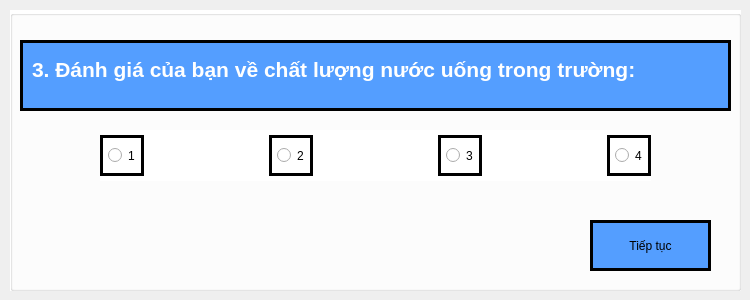
   <widget class="QWidget" name="page_3">
    <widget class="QGroupBox" name="groupBox_4">
     <property name="geometry">
      <rect>
       <x>10</x>
       <y>10</y>
       <width>731</width>
       <height>281</height>
      </rect>
     </property>
     <property name="styleSheet">
      <string notr="true">background-color: #ffffff;</string>
     </property>
     <property name="title">
      <string/>
     </property>
     <widget class="QTextBrowser" name="textBrowser_7">
      <property name="geometry">
       <rect>
        <x>10</x>
        <y>30</y>
        <width>711</width>
        <height>71</height>
       </rect>
      </property>
      <property name="styleSheet">
       <string notr="true">background-color: #549eff;
padding: 10px 5px;
border: 3px solid black;</string>
      </property>
      <property name="html">
       <string>&lt;!DOCTYPE HTML PUBLIC &quot;-//W3C//DTD HTML 4.0//EN&quot; &quot;http://www.w3.org/TR/REC-html40/strict.dtd&quot;&gt;
&lt;html&gt;&lt;head&gt;&lt;meta name=&quot;qrichtext&quot; content=&quot;1&quot; /&gt;&lt;style type=&quot;text/css&quot;&gt;
p, li { white-space: pre-wrap; }
&lt;/style&gt;&lt;/head&gt;&lt;body style=&quot; font-family:'PibotoLt'; font-size:8pt; font-weight:400; font-style:normal;&quot;&gt;
&lt;p style=&quot; margin-top:0px; margin-bottom:0px; margin-left:0px; margin-right:0px; -qt-block-indent:0; text-indent:0px;&quot;&gt;&lt;span style=&quot; font-size:16pt; font-weight:600; color:#ffffff;&quot;&gt;3. Đánh giá của bạn về chất lượng nước uống trong trường:&lt;/span&gt;&lt;/p&gt;&lt;/body&gt;&lt;/html&gt;</string>
      </property>
     </widget>
     <widget class="QPushButton" name="home">
      <property name="geometry">
       <rect>
        <x>580</x>
        <y>210</y>
        <width>121</width>
        <height>51</height>
       </rect>
      </property>
      <property name="styleSheet">
       <string notr="true">background-color: #549eff;
font: 75 italic 12pt &quot;Sans&quot;;
padding: 10px 5px;
border: 3px solid black;

</string>
      </property>
      <property name="text">
       <string>Tiếp tục</string>
      </property>
     </widget>
     <widget class="QWidget" name="layoutWidget_3">
      <property name="geometry">
       <rect>
        <x>90</x>
        <y>120</y>
        <width>551</width>
        <height>51</height>
       </rect>
      </property>
      <layout class="QHBoxLayout" name="horizontalLayout_3">
       <item>
        <widget class="QRadioButton" name="ra3_1">
         <property name="styleSheet">
          <string notr="true">font: 75 italic 12pt &quot;Sans&quot;;
padding: 10px 5px;
border: 3px solid black;
</string>
         </property>
         <property name="text">
          <string>1</string>
         </property>
        </widget>
       </item>
       <item>
        <spacer name="horizontalSpacer_7">
         <property name="orientation">
          <enum>Qt::Horizontal</enum>
         </property>
         <property name="sizeHint" stdset="0">
          <size>
           <width>40</width>
           <height>20</height>
          </size>
         </property>
        </spacer>
       </item>
       <item>
        <widget class="QRadioButton" name="ra3_2">
         <property name="styleSheet">
          <string notr="true">font: 75 italic 12pt &quot;Sans&quot;;
padding: 10px 5px;
border: 3px solid black;
</string>
         </property>
         <property name="text">
          <string>2</string>
         </property>
        </widget>
       </item>
       <item>
        <spacer name="horizontalSpacer_8">
         <property name="orientation">
          <enum>Qt::Horizontal</enum>
         </property>
         <property name="sizeHint" stdset="0">
          <size>
           <width>40</width>
           <height>20</height>
          </size>
         </property>
        </spacer>
       </item>
       <item>
        <widget class="QRadioButton" name="ra3_3">
         <property name="styleSheet">
          <string notr="true">font: 75 italic 12pt &quot;Sans&quot;;
padding: 10px 5px;
border: 3px solid black;
</string>
         </property>
         <property name="text">
          <string>3</string>
         </property>
        </widget>
       </item>
       <item>
        <spacer name="horizontalSpacer_9">
         <property name="orientation">
          <enum>Qt::Horizontal</enum>
         </property>
         <property name="sizeHint" stdset="0">
          <size>
           <width>40</width>
           <height>20</height>
          </size>
         </property>
        </spacer>
       </item>
       <item>
        <widget class="QRadioButton" name="ra3_4">
         <property name="styleSheet">
          <string notr="true">font: 75 italic 12pt &quot;Sans&quot;;
padding: 10px 5px;
border: 3px solid black;
</string>
         </property>
         <property name="text">
          <string>4</string>
         </property>
        </widget>
       </item>
      </layout>
     </widget>
    </widget>
   </widget>
